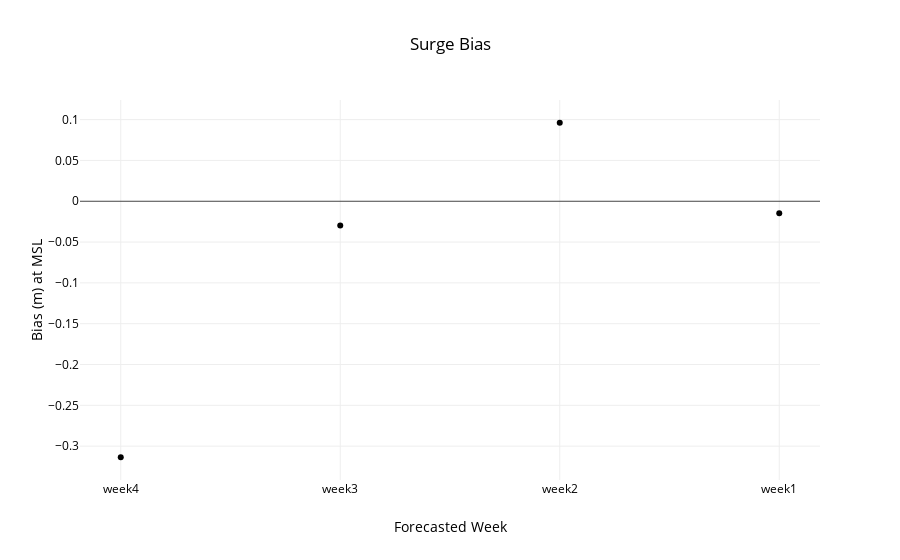

Notebook code cell kept with this figure:
### Code cell
week = ['nan','week4','week3','week2','week1']
data = utils.metric(files,week,start,27226)
title,x,y='Surge Bias','Forecasted Week','Bias (m) at MSL'
layout=utils.layout(title,x,y)
fig = go.Figure(data=data, layout=layout)
interactive = iplot(fig)
#po.plot(fig,filename=root_dir+'\\'+'metric.html')

### Figure 1 — Plotly figure (JSON) as saved in the notebook; plotly's stock layout.template omitted (floating-point values rounded to 4 significant figures)
{"data": [{"line": {"color": "rgba(0, 0, 255)"}, "mode": "markers", "type": "scatter", "uid": "d68c1ad6-8899-4092-bb0b-e6df8929f429", "x": ["week4", "week3", "week2", "week1"], "y": [-0.3136, -0.0296, 0.09617, -0.01455]}], "layout": {"autosize": true, "font": {"color": "rgb(0, 0, 0)"}, "legend": {"orientation": "h"}, "paper_bgcolor": "rgb(255,255,255)", "plot_bgcolor": "rgb(255,255,255)", "title": "Surge Bias", "xaxis": {"autorange": true, "range": [-0.1928, 3.193], "title": "Forecasted Week", "type": "category"}, "yaxis": {"autorange": true, "range": [-0.3436, 0.1262], "title": "Bias (m) at MSL", "type": "linear"}}}
